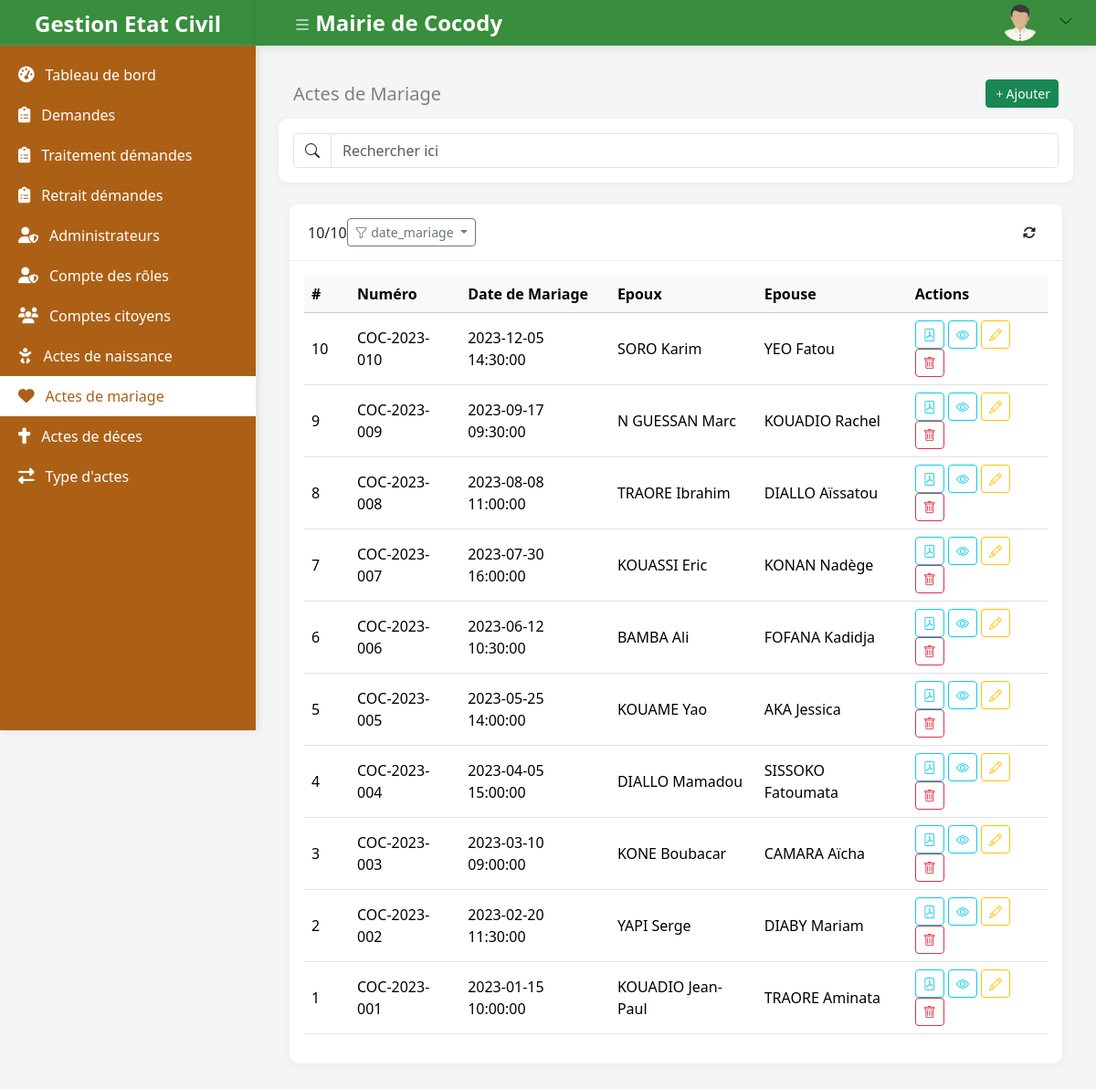
The page /admin/actes_mariages/list.php (signed in) on the database its author committed.
### tables this page shows
CREATE TABLE actes_mariage (
    id INT PRIMARY KEY AUTO_INCREMENT,
    numero_registre VARCHAR(50) NOT NULL,
    annee_registre INT NOT NULL,
    date_mariage_lettre VARCHAR(225)  NOT NULL,
    date_mariage DATETIME NOT NULL,
    lieu_mariage VARCHAR(100) NOT NULL,
    nom_prenoms_epoux VARCHAR(100) NOT NULL,
    date_naissance_epoux DATETIME NOT NULL,
    profession_epoux VARCHAR(100) ,
    nom_pere_epoux VARCHAR(100) NOT NULL,
    nom_mere_epoux VARCHAR(100) NOT NULL,
    nom_prenoms_epouse VARCHAR(100) NOT NULL,
    profession_epouse VARCHAR(100) ,
    date_naissance_epouse DATETIME NOT NULL,
    nom_pere_epouse VARCHAR(100) NOT NULL,
    nom_mere_epouse VARCHAR(100) NOT NULL,
    temoin_homme VARCHAR(100) NOT NULL,
    temoin_femme VARCHAR(100) NOT NULL,
    mention_divorce TEXT,
    create_by VARCHAR(100) NOT NULL,
    created_at DATETIME NOT NULL DEFAULT now(),
    updated_at DATETIME NOT NULL DEFAULT now()
);

### admin/table_helper.php (the view, shortened to what this page needs)
<?php
class TableHelper
{
    public static function table(
        string $actionsBar,
      string $column,
     string $body,
     string $pagination=''): string
    {
        return <<<HTML
            <div class="card">
                {$actionsBar}
                <div class="card-body">
                     <div class="table-responsive">
                        <table class="table table-hover align-middle">
                            {$column}
                            {$body}
                        </table>
                    </div>
                </div>
                $pagination
            </div>
HTML;
    }
    public static function actionsBar(int $totalItems, int $dataCount,string $leftaction='',string $rigthAction=''): string
    {
        $refrechhtml = self::generateIconButton("?offset=0", "fa-sync-alt", "btn-sm mr-2", "Refresh");
        return <<<HTML
    <div class="card-header d-flex justify-content-between align-items-center">
        <div class="d-flex align-items-center">
            <span class="mr-2 pr-2">{$dataCount}/{$totalItems}</span>
            <span class="ml-2">{$leftaction}</span>
        </div>
        <div>
          {$rigthAction}
          {$refrechhtml}
        </div>
    </div>
HTML;
    }
    public static function column(array $columns, bool $firstColId = true, bool $lastColAction = true): string
{
    $html = '<thead class="table-light"><tr>';
    foreach ($columns as $index => $column) {
        if ($firstColId && $index === 0 && strtolower($column) === 'id') {
            $html .= '<th style="width: 50px;">#</th>';
        }
        else {
            $html .= '<th>' . htmlspecialchars($column) . '</th>';
        }
    }
    $html .= '</tr></thead>';
    return $html;
}
    public static function body(array $data): string
    {
        $html = '<tbody>';
        foreach ($data as $rowData) {
            $html .= self::rows($rowData);
        }
        $html .= '</tbody>';
        return $html;
    }
    private static function rows(array $rowData): string
    {
        $html = '<tr>';
        foreach ($rowData as $data) {
            $html .= '<td>' . $data . '</td>';
        }
        $html .= '</tr>';
        return $html;
    }
    static public function generateIconButton($url, $iconClass, $class = 'primary', $title = ''): String
    {
        return '<a href="' . $url . '" class="btn ' . $class . '" title="' . $title . '"><span class="fas ' . $iconClass . '"></span></a>';
    }
}

### app/helpers/action_helper.php (shortened to what this page needs)
<?php
class ActionHelper
{
  public static function bntIcon( String $iconData = 'bi bi-plus', String $href = "#", String $typeBnt='btn-success',): String
    {
        return  <<<HTML
        <a class="btn btn-sm {$typeBnt}" href="{$href}" role="button"> <i class="{$iconData}"></i></a>
HTML;
    }
     public static function bntIconLabel(String $title,  String $iconData = 'bi bi-plus', String $href = "#", String $typeBnt='btn-success',): String
    {
        return  <<<HTML
        <a class="btn btn-sm {$typeBnt}" href="{$href}" role="button"> <i class="{$iconData}"></i>$title</a>
HTML;
    }
}

### rows shown on the page
actes_mariage: id "10", numero_registre "COC-2023-010", date_mariage "2023-12-05 14:30:00", nom_prenoms_epoux "SORO Karim", nom_prenoms_epouse "YEO Fatou"
actes_mariage: id "9", numero_registre "COC-2023-009", date_mariage "2023-09-17 09:30:00", nom_prenoms_epoux "N GUESSAN Marc", nom_prenoms_epouse "KOUADIO Rachel"
actes_mariage: id "8", numero_registre "COC-2023-008", date_mariage "2023-08-08 11:00:00", nom_prenoms_epoux "TRAORE Ibrahim", nom_prenoms_epouse "DIALLO Aïssatou"
actes_mariage: id "7", numero_registre "COC-2023-007", date_mariage "2023-07-30 16:00:00", nom_prenoms_epoux "KOUASSI Eric", nom_prenoms_epouse "KONAN Nadège"
actes_mariage: id "6", numero_registre "COC-2023-006", date_mariage "2023-06-12 10:30:00", nom_prenoms_epoux "BAMBA Ali", nom_prenoms_epouse "FOFANA Kadidja"
actes_mariage: id "5", numero_registre "COC-2023-005", date_mariage "2023-05-25 14:00:00", nom_prenoms_epoux "KOUAME Yao", nom_prenoms_epouse "AKA Jessica"
actes_mariage: id "4", numero_registre "COC-2023-004", date_mariage "2023-04-05 15:00:00", nom_prenoms_epoux "DIALLO Mamadou", nom_prenoms_epouse "SISSOKO Fatoumata"
actes_mariage: id "3", numero_registre "COC-2023-003", date_mariage "2023-03-10 09:00:00", nom_prenoms_epoux "KONE Boubacar", nom_prenoms_epouse "CAMARA Aïcha"
actes_mariage: id "2", numero_registre "COC-2023-002", date_mariage "2023-02-20 11:30:00", nom_prenoms_epoux "YAPI Serge", nom_prenoms_epouse "DIABY Mariam"
actes_mariage: id "1", numero_registre "COC-2023-001", date_mariage "2023-01-15 10:00:00", nom_prenoms_epoux "KOUADIO Jean-Paul", nom_prenoms_epouse "TRAORE Aminata"

### other values the page prints
$nav['name'] "Tableau de bord"
$nav['name'] "Demandes"
$nav['name'] "Traitement démandes"
$nav['name'] "Retrait démandes"
$nav['name'] "Administrateurs"
$nav['name'] "Compte des rôles"
$nav['name'] "Comptes citoyens"
$nav['name'] "Actes de naissance"
$nav['name'] "Actes de mariage"
$nav['name'] "Actes de déces"
$nav['name'] "Type d'actes"
COMMUNE_NAME "Mairie de Cocody"
$title "Actes de Mariage"
$title "Ajouter"
$dataCount "10"
